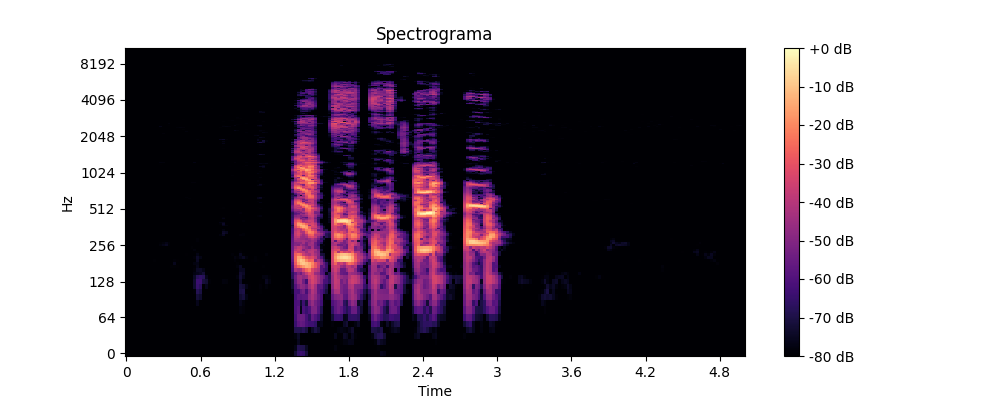

This chart was generated by the following Python code:
import sounddevice as sd
import librosa
import librosa.display
import numpy as np
import soundfile as sf
import matplotlib.pyplot as plt

# Setările pentru înregistrare
duration = 5  # Durata înregistrării în secunde
sample_rate = 22050  # Rata de eșantionare

# Înregistrați sunetul
print("Începeți să vorbiți sau să cântați!")
audio_data = sd.rec(int(duration * sample_rate), samplerate=sample_rate, channels=1)
sd.wait()

# Salvați înregistrarea într-un fișier audio
file_path = "vocal_recording.wav"
sf.write(file_path, audio_data.flatten(), sample_rate)

# Încărcați înregistrarea audio utilizând Librosa
y, sr = librosa.load(file_path, sr=sample_rate)

# Afișați spectrograma
plt.figure(figsize=(10, 4))
librosa.display.specshow(librosa.amplitude_to_db(librosa.stft(y), ref=np.max), y_axis='log', x_axis='time')
plt.colorbar(format='%+2.0f dB')
plt.title('Spectrograma')
plt.savefig("ex5.png")
plt.show()